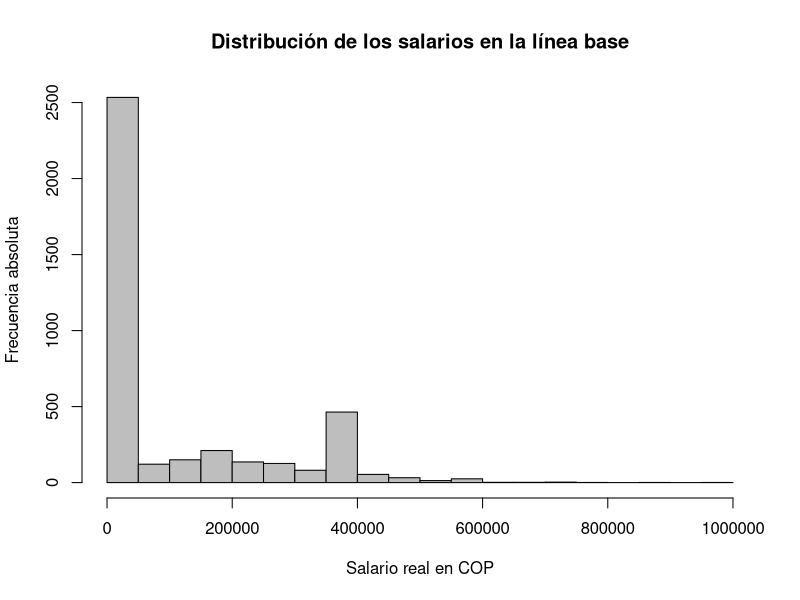
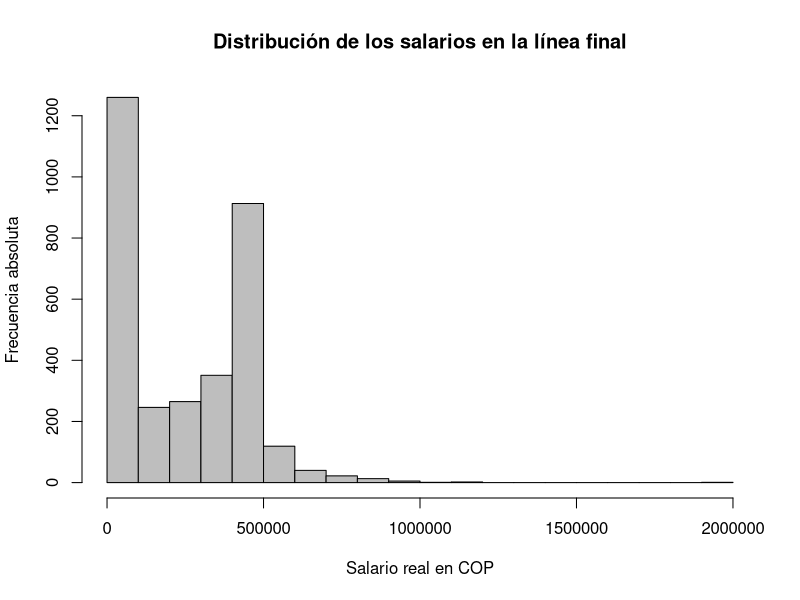
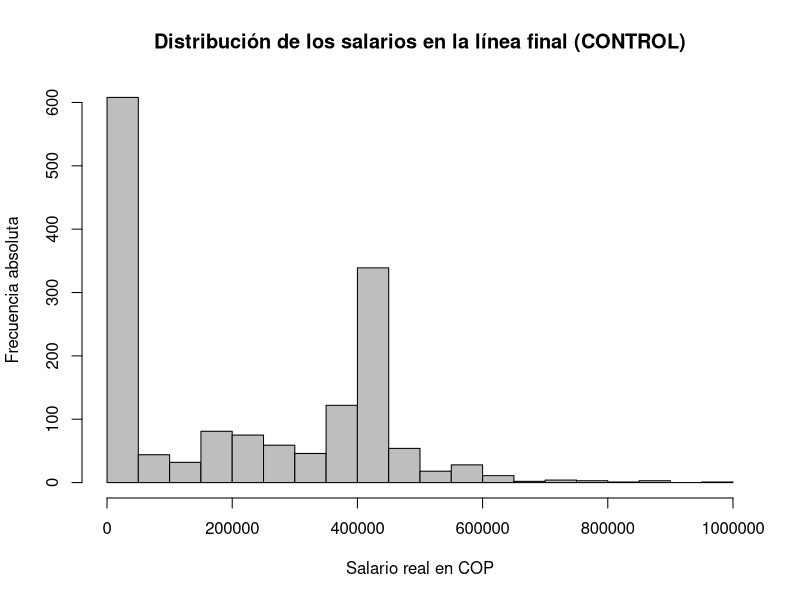
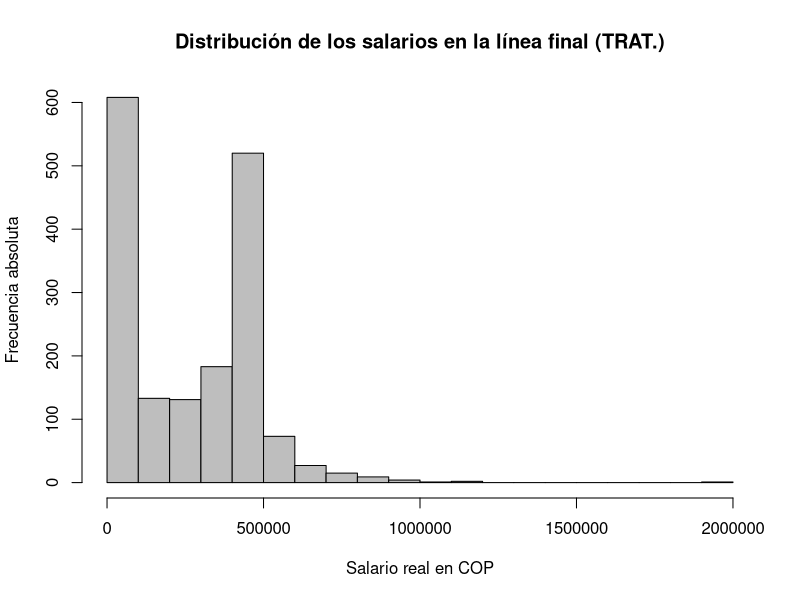

The R source for these figures, in order:
## ---- chunk 1
knitr::opts_chunk$set(echo = TRUE, include=TRUE, eval=FALSE)
## ---- chunk 2
library(foreign) # Importamos el paquete foreign para poder usar la función read.dta()
datos <- read.dta("datos/AEJApp-20090168_data.dta")
## ---- chunk 3
summary(datos)
## ---- chunk 4
mean(datos$dwomen)
## ---- chunk 5
table(datos$dwomen)
## ---- chunk 6
options(scipen=5) # Comente esta línea para ver qué pasa con el gráfico.
hist(datos$salary_04
     , main="Distribución de los salarios en la línea base"
     , xlab="Salario real en COP"
     , ylab="Frecuencia absoluta"
     , breaks=15
     , col="gray")
## ---- chunk 7
options(scipen=5) # Comente esta línea para ver qué pasa con el gráfico.
hist(datos$salary_06
     , main="Distribución de los salarios en la línea final"
     , xlab="Salario real en COP"
     , ylab="Frecuencia absoluta"
     , breaks=15
     , col="gray")
## ---- chunk 8
control = subset(datos, datos$select == 'control')
tratamiento = subset(datos, datos$select == 'selected')

options(scipen=5)
hist(control$salary_06
     , main="Distribución de los salarios en la línea final (CONTROL)"
     , xlab="Salario real en COP"
     , ylab="Frecuencia absoluta"
     , breaks=15
     , col="gray")

options(scipen=5)
hist(tratamiento$salary_06
     , main="Distribución de los salarios en la línea final (TRAT.)"
     , xlab="Salario real en COP"
     , ylab="Frecuencia absoluta"
     , breaks=15
     , col="gray")
